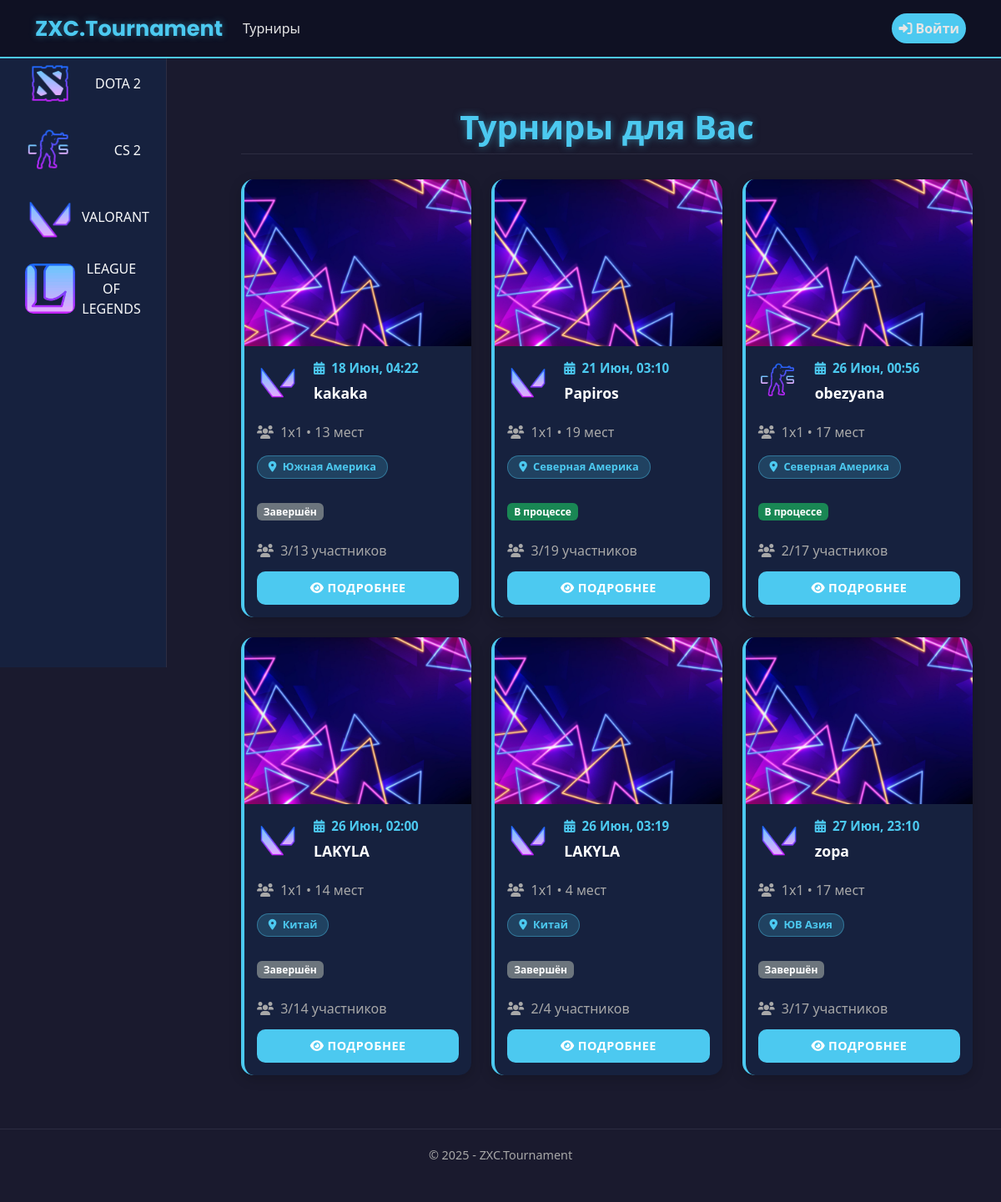
The app's page /, older data.
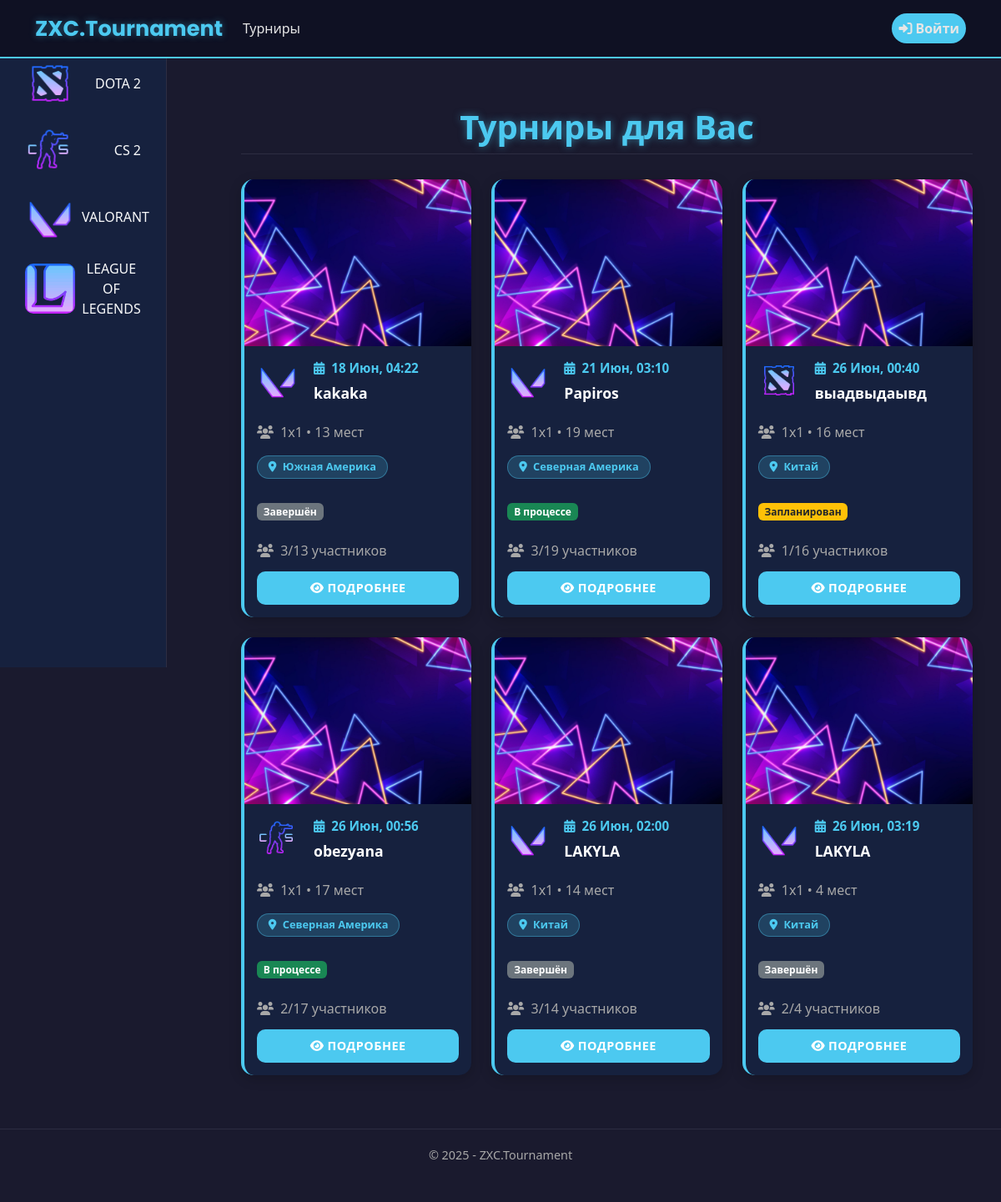
The same page, newer data.
### app/models.py (models this page shows, shortened)
class Tournament(models.Model):
    DISCIPLINE_CHOICES = [
        ('Dota 2', 'Dota 2'),
        ('CS 2', 'CS 2'),
        ('Valorant', 'Valorant'),
        ('LoL', 'League of Legends'),
    ]
    FORMAT_CHOICES = [
        ('1x1', '1x1'),
        ('2x2', '2x2'),
        ('3x3', '3x3'),
        ('5x5', '5x5'),
    ]
    TOURNAMENT_FORMAT_CHOICES = [
        ('single_elimination', 'Single Elimination'),
        ('double_elimination', 'Double Elimination'),
        ('round_robin', 'Round Robin'),
    ]
    TEAM_COUNT_CHOICES = [(i, str(i)) for i in range(2, 513)]
    LOCATION_CHOICES = [
        ('China', 'Китай'),
        ('Western Europe', 'Западная Европа'),
        ('Eastern Europe', 'Восточная Европа'),
        ('Southeast Asia', 'ЮВ Азия'),
        ('North America', 'Северная Америка'),
        ('South America', 'Южная Америка'),
    ]
    name = models.CharField(max_length=50, verbose_name="Название турнира")
    max_teams = models.IntegerField(choices=TEAM_COUNT_CHOICES, verbose_name="Максимальное количество команд")
    start_date = models.DateTimeField(verbose_name="Дата начала")
    discipline = models.CharField(max_length=50, choices=DISCIPLINE_CHOICES, verbose_name="Дисциплина")
    game_format = models.CharField(max_length=50, choices=FORMAT_CHOICES, verbose_name="Формат игры")
    tournament_format = models.CharField(max_length=50, choices=TOURNAMENT_FORMAT_CHOICES, verbose_name="Формат турнира", blank=True, null=True)
    location = models.CharField(max_length=50, choices=LOCATION_CHOICES, verbose_name="Локация")
    description = models.TextField(max_length=1000, verbose_name="Описание", blank=True, null=True)
    creator = models.ForeignKey(User, on_delete=models.CASCADE, verbose_name="Создатель")
    created_at = models.DateTimeField(default=timezone.now, verbose_name="Дата создания")
    is_active = models.BooleanField(default=True, verbose_name="Активный")
    registered_teams = models.ManyToManyField(
        'Team',
        through='TournamentRegistration',
        related_name='tournaments',
        blank=True,
        verbose_name="Зарегистрированные команды"
    )
    class Meta:
        ordering = ['-created_at']
        verbose_name = 'Турнир'
        verbose_name_plural = 'Турниры'
    def registered_teams_count(self):
        return self.registered_teams.count()
    def get_status(self):
        if hasattr(self, 'round_robin_table'):
            total_matches = RoundRobinMatch.objects.filter(table=self.round_robin_table).count()
            completed_matches = RoundRobinMatch.objects.filter(table=self.round_robin_table, is_completed=True).count()
            if completed_matches == total_matches and total_matches > 0:
                return 'completed'
            else:
                return 'in_progress'
        return 'planned'
    def get_status_display(self):
        status_map = {
            'planned': 'Запланирован',
            'in_progress': 'В процессе',
            'completed': 'Завершён'
        }
        return status_map.get(self.get_status(), 'Неизвестно')

class RoundRobinTable(models.Model):
    tournament = models.OneToOneField(Tournament, on_delete=models.CASCADE, related_name='round_robin_table')
    created_at = models.DateTimeField(auto_now_add=True)
    updated_at = models.DateTimeField(auto_now=True)
    class Meta:
        verbose_name = 'Таблица Round Robin'
        verbose_name_plural = 'Таблицы Round Robin'

### app/views.py (the view)
# urls.py: path('', views.home, name='home'),
def home(request):
    assert isinstance(request, HttpRequest)
    tournaments = Tournament.objects.filter(
        start_date__gte=timezone.now()
    ).order_by('start_date')[:6]
    return render(
        request,
        'app/index.html',
        {
            'title': 'ZXC.Tournament',
            'year': datetime.now().year,
            'tournaments': tournaments,
        }
    )

### app/templates/app/index.html (shortened to what the changed rows need)
﻿{% extends "app/layout.html" %}
{% load static %}
{% block content %}
<div class="container-fluid">
    <div class="row">
        <div class="col-md-9 col-lg-10 main-content px-4 py-4" style="background-color: #1a1a2e;">
            <div class="header text-center">
                <h1>Турниры для Вас</h1>
            </div>
            {% if tournaments %}
            <div class="row g-4">
                {% for t in tournaments %}
                <div class="col-md-6 col-lg-4">
                    <div class="card tournament-card h-100">
                        <img src="{% static 'app/images/default-tournament.jpg' %}" class="card-img-top tournament-img" alt="Tournament Image">
                        <div class="card-body tournament-body d-flex flex-column">
                            <div class="tournament-game mb-3">
                                <img src="{% static 'app/images/'|add:t.discipline|lower|add:'.png' %}"
                                     alt="{{ t.discipline }}"
                                     class="tournament-game-icon me-2">
                                <div class="flex-grow-1">
                                    <div class="tournament-time">
                                        <i class="fas fa-calendar-alt me-1"></i>
                                        {{ t.start_date|date:"d M, H:i" }}
                                    </div>
                                    <h5 class="tournament-title mt-2 mb-0">
                                        {{ t.name }}
                                    </h5>
                                </div>
                            </div>
                            <div class="tournament-meta mb-2">
                                <i class="fas fa-users me-1"></i>
                                {{ t.game_format }} • {{ t.max_teams }} мест
                            </div>
                            <div class="mb-3">
                                <span class="badge tournament-tag">
                                    <i class="fas fa-map-marker-alt me-1"></i>
                                    {{ t.get_location_display }}
                                </span>
                            </div>
                            <div class="mb-3">
                                <span class="badge
                                    {% if t.get_status == 'planned' %}bg-warning text-dark
                                    {% elif t.get_status == 'in_progress' %}bg-success
                                    {% elif t.get_status == 'completed' %}bg-secondary{% endif %}">
                                    {{ t.get_status_display }}
                                </span>
                            </div>
                            <div class="tournament-meta">
                                <i class="fas fa-users me-1"></i>
                                {{ t.registered_teams_count }}/{{ t.max_teams }} участников
                            </div>
                            <a href="/tournaments/{{ t.id }}/" class="btn btn-info mt-auto">
                                <i class="fas fa-eye me-1"></i>Подробнее
                            </a>
                        </div>
                    </div>
                </div>
                {% endfor %}
            </div>
            {% endif %}
        </div>
    </div>
</div>
{% endblock %}

Row changes from the older to the newer data that the page shows:
no longer on this page (row unchanged): Tournament: start_date "27 Июн, 23:10", name "zopa", game_format "1x1", max_teams "17", location "ЮВ Азия", status "Завершён", registered_teams_count "3"
added Tournament: shows a picture, start_date "26 Июн, 00:40", name "выадвыдаывд", game_format "1x1", max_teams "16", location "Китай", status "Запланирован", registered_teams_count "1"
